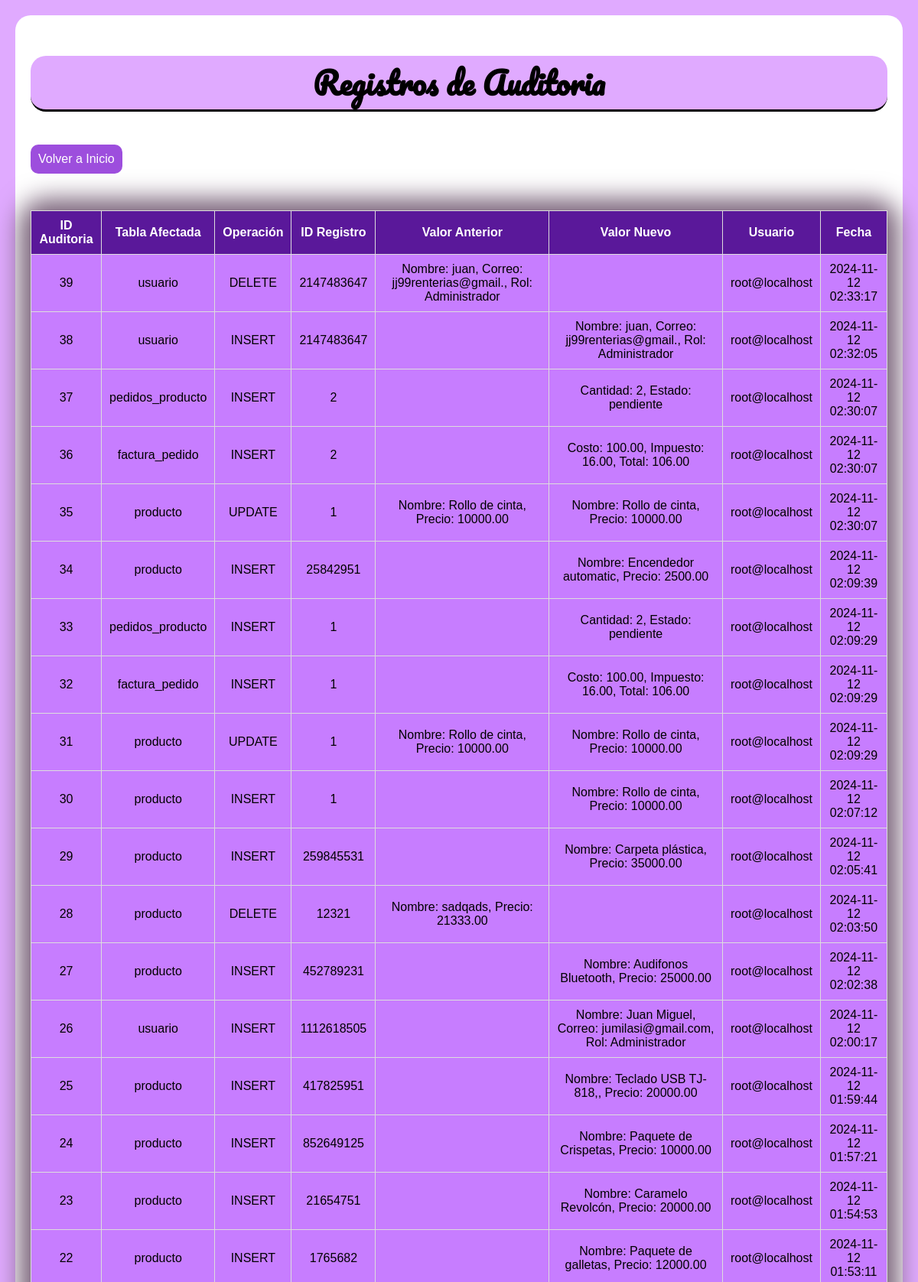
/PHP/registros.php (upper part), run on the app's committed database.
### tables this page shows
CREATE TABLE `log_papeleria` (
  `id_auditoria` int(11) NOT NULL,
  `tabla_afectada` varchar(100) DEFAULT NULL,
  `operacion` varchar(10) DEFAULT NULL,
  `id_registro` int(11) DEFAULT NULL,
  `valor_anterior` text DEFAULT NULL,
  `valor_nuevo` text DEFAULT NULL,
  `usuario` varchar(100) DEFAULT NULL,
  `fecha` timestamp NOT NULL DEFAULT current_timestamp()
);

### PHP/registros.php (the view, shortened to what this page needs)
<!DOCTYPE html>
<html lang="es">
<head>
    <link rel="stylesheet" type="text/css" href="../css/usua.css">
</head>
<body>
    <h2>Registros de Auditoria</h2>
    <a id="volver" href="../index.php">Volver a Inicio</a>
    <br><br>
    <?php
    include 'conexion.php';
    $sql = "CALL obtener_log_papeleria()";
    $result = $conn->query($sql);
    if ($result && $result->num_rows > 0) {
        echo "<table border='1'>";
        echo "<tr><th>ID Auditoria</th><th>Tabla Afectada</th><th>Operación</th><th>ID Registro</th><th>Valor Anterior</th><th>Valor Nuevo</th><th>Usuario</th><th>Fecha</th></tr>";
        while ($row = $result->fetch_assoc()) {
            echo "<tr>";
            echo "<td>" . $row['id_auditoria'] . "</td>";
            echo "<td>" . $row['tabla_afectada'] . "</td>";
            echo "<td>" . $row['operacion'] . "</td>";
            echo "<td>" . $row['id_registro'] . "</td>";
            echo "<td>" . $row['valor_anterior'] . "</td>";
            echo "<td>" . $row['valor_nuevo'] . "</td>";
            echo "<td>" . $row['usuario'] . "</td>";
            echo "<td>" . $row['fecha'] . "</td>";
            echo "</tr>";
        }
        echo "</table>";
    } else {
        echo "No hay registros disponibles.";
    }
    ?>
</body>
</html>

### Css/usua.css (style rules this page uses)
:root { --base1: #10002b; --base2: #240046; --base3: #3c096c; --base4: #5a189a; --base5: #7b2cbf; --base6: #9d4edd; --base7: #c77dff; --base8: #e0aaff; --blanco: #ffffff; --verde: #52796f; --rojo: #bc4749; --azul: #a9def9; }
* { background-color: var(--base8); }
body { font-family: Arial, sans-serif; background-color: var(--blanco); border-radius: 20px; margin: 20px; padding: 20px; }
body > h2 { font-family: "Pacifico", cursive; }
h2 { text-align: center; color: #000000; font-family: "Pacifico", cursive; font-size: 40px; border-bottom: 3px solid black; border-radius: 20px; }
a { text-decoration: none; color: #0066cc; margin: 10px 0; display: inline-block; }
table { width: 100%; border-collapse: collapse; margin-top: 20px; border-radius: 20px; -webkit-box-shadow: 0px 0px 32px 15px rgba(120, 97, 120, 1); -moz-box-shadow: 0px 0px 32px 15px rgba(120, 97, 120, 1); box-shadow: 0px 0px 32px 15px rgba(120, 97, 120, 1); }
table, th, td { border: 1px solid #ddd; }
th, td { padding: 10px; text-align: left; }
th { background-color: #f2f2f2; color: #333; }
tr:nth-child(even) { background-color: #f9f9f9; }
th { background-color: #5a189a; }
th, td a { color: #ffffff; text-align: center; }
td { background-color: var(--base7); }
#volver { background-color: var(--base6); border: none; border-radius: 10px; color: white; padding: 10px; text-decoration: none; }
td { align-items: center; text-align: center; }

### data on the page
log_papeleria: id_auditoria "39", tabla_afectada "usuario", operacion "DELETE", id_registro "2147483647", valor_anterior "Nombre: juan, Correo: jj99renterias@gmail., Rol: Administrador", usuario "root@localhost", fecha "2024-11-12 02:33:17"
log_papeleria: id_auditoria "38", tabla_afectada "usuario", operacion "INSERT", id_registro "2147483647", valor_nuevo "Nombre: juan, Correo: jj99renterias@gmail., Rol: Administrador", usuario "root@localhost", fecha "2024-11-12 02:32:05"
log_papeleria: id_auditoria "37", tabla_afectada "pedidos_producto", operacion "INSERT", id_registro "2", valor_nuevo "Cantidad: 2, Estado: pendiente", usuario "root@localhost", fecha "2024-11-12 02:30:07"
log_papeleria: id_auditoria "36", tabla_afectada "factura_pedido", operacion "INSERT", id_registro "2", valor_nuevo "Costo: 100.00, Impuesto: 16.00, Total: 106.00", usuario "root@localhost", fecha "2024-11-12 02:30:07"
log_papeleria: id_auditoria "35", tabla_afectada "producto", operacion "UPDATE", id_registro "1", valor_anterior "Nombre: Rollo de cinta, Precio: 10000.00", valor_nuevo "Nombre: Rollo de cinta, Precio: 10000.00", usuario "root@localhost", fecha "2024-11-12 02:30:07"
log_papeleria: id_auditoria "34", tabla_afectada "producto", operacion "INSERT", id_registro "25842951", valor_nuevo "Nombre: Encendedor automatic, Precio: 2500.00", usuario "root@localhost", fecha "2024-11-12 02:09:39"
log_papeleria: id_auditoria "33", tabla_afectada "pedidos_producto", operacion "INSERT", id_registro "1", valor_nuevo "Cantidad: 2, Estado: pendiente", usuario "root@localhost", fecha "2024-11-12 02:09:29"
log_papeleria: id_auditoria "32", tabla_afectada "factura_pedido", operacion "INSERT", id_registro "1", valor_nuevo "Costo: 100.00, Impuesto: 16.00, Total: 106.00", usuario "root@localhost", fecha "2024-11-12 02:09:29"
log_papeleria: id_auditoria "31", tabla_afectada "producto", operacion "UPDATE", id_registro "1", valor_anterior "Nombre: Rollo de cinta, Precio: 10000.00", valor_nuevo "Nombre: Rollo de cinta, Precio: 10000.00", usuario "root@localhost", fecha "2024-11-12 02:09:29"
log_papeleria: id_auditoria "30", tabla_afectada "producto", operacion "INSERT", id_registro "1", valor_nuevo "Nombre: Rollo de cinta, Precio: 10000.00", usuario "root@localhost", fecha "2024-11-12 02:07:12"
log_papeleria: id_auditoria "29", tabla_afectada "producto", operacion "INSERT", id_registro "259845531", valor_nuevo "Nombre: Carpeta plástica, Precio: 35000.00", usuario "root@localhost", fecha "2024-11-12 02:05:41"
log_papeleria: id_auditoria "28", tabla_afectada "producto", operacion "DELETE", id_registro "12321", valor_anterior "Nombre: sadqads, Precio: 21333.00", usuario "root@localhost", fecha "2024-11-12 02:03:50"
log_papeleria: id_auditoria "27", tabla_afectada "producto", operacion "INSERT", id_registro "452789231", valor_nuevo "Nombre: Audifonos Bluetooth, Precio: 25000.00", usuario "root@localhost", fecha "2024-11-12 02:02:38"
log_papeleria: id_auditoria "26", tabla_afectada "usuario", operacion "INSERT", id_registro "1112618505", valor_nuevo "Nombre: Juan Miguel, Correo: jumilasi@gmail.com, Rol: Administrador", usuario "root@localhost", fecha "2024-11-12 02:00:17"
log_papeleria: id_auditoria "25", tabla_afectada "producto", operacion "INSERT", id_registro "417825951", valor_nuevo "Nombre: Teclado USB TJ-818,, Precio: 20000.00", usuario "root@localhost", fecha "2024-11-12 01:59:44"
log_papeleria: id_auditoria "24", tabla_afectada "producto", operacion "INSERT", id_registro "852649125", valor_nuevo "Nombre: Paquete de Crispetas, Precio: 10000.00", usuario "root@localhost", fecha "2024-11-12 01:57:21"
log_papeleria: id_auditoria "23", tabla_afectada "producto", operacion "INSERT", id_registro "21654751", valor_nuevo "Nombre: Caramelo Revolcón, Precio: 20000.00", usuario "root@localhost", fecha "2024-11-12 01:54:53"
log_papeleria: id_auditoria "22", tabla_afectada "producto", operacion "INSERT", id_registro "1765682", valor_nuevo "Nombre: Paquete de galletas, Precio: 12000.00", usuario "root@localhost", fecha "2024-11-12 01:53:11"
